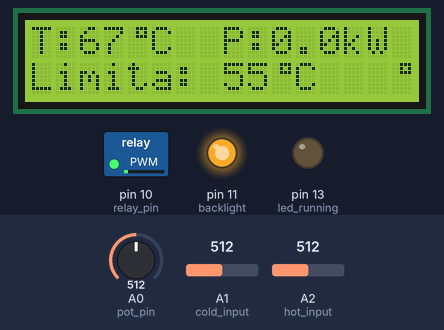
This sketch was run on a simulated Arduino Uno, built with avr-gcc and run on an emulated ATmega328P. Parts: 16×2 character LCD, switched loads named in the sketch (green lamp = pin HIGH), output pins drawn as LEDs (lit = HIGH). Inputs (shaded band) come from the test bench; at power-on: A1 (cold_input) = 512, A0 (pot_pin) = 512, A2 (hot_input) = 512.

Above: at 1.5 s.
1.6 s: A1 (cold_input) set to 696
At 2.3 s:
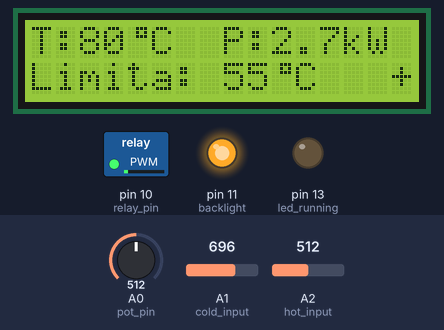
4.6 s: A1 (cold_input) set to 731
At 7.5 s:
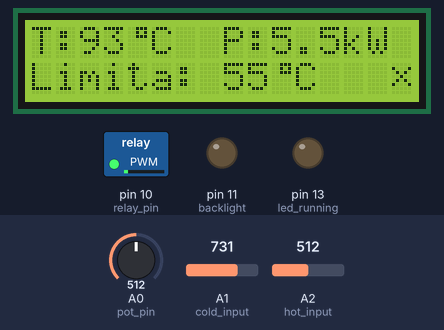
7.6 s: A1 (cold_input) set to 0
At 9.2 s:
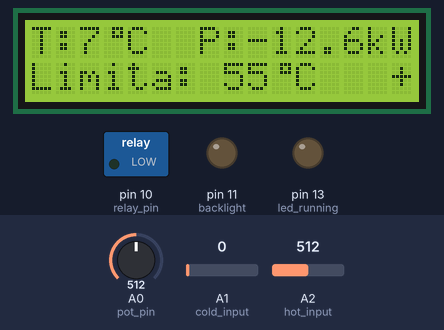
10.6 s: A0 (pot_pin) set to 710
At 12.2 s:
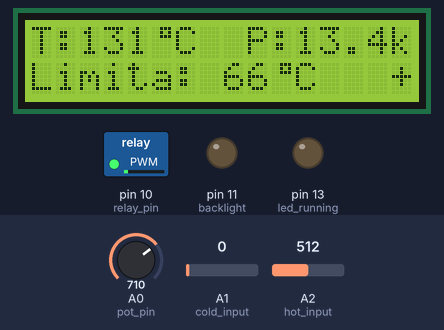
12.8 s: A2 (hot_input) set to 710
At 15.4 s:
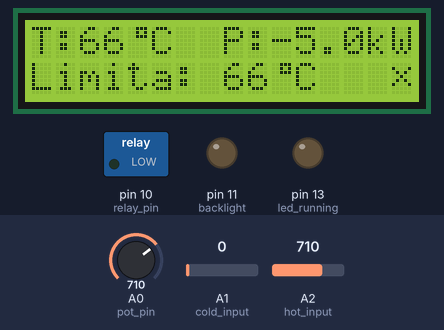
15.8 s: A2 (hot_input) set to 716
At 18.4 s:
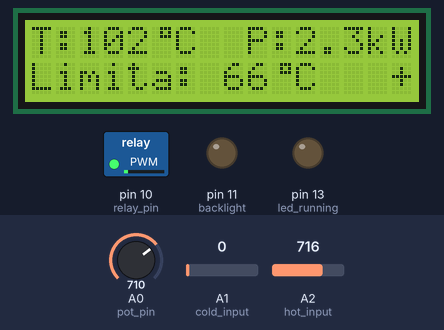
Timing chart, 0 to 18.6 s (numbered marks = the images above; inputs shaded):
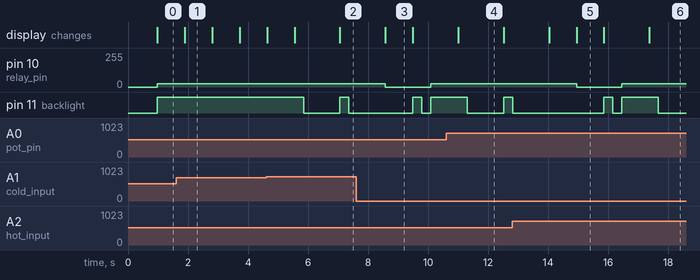

Measured:
- the behaviour switches between 713 and 714 on A1 (cold_input) (found by bisection; images 1 and 2)
- after the input at 4.6 s, pin 11 (backlight): HIGH → LOW after 1.3 s, → HIGH 1.2 s later, → LOW 0.30 s later; the display: first differs from a run without the input after 0.95 s (image 2 shows a later state)
- after the input at 7.6 s, pin 10 (relay_pin): 25/255 → 0/255 after 0.98 s, → 25/255 1.5 s later; the display: changes after 0.98 s (image 3)
- what the display in image 1 shows lasts 0.9 s, from 1.9 s to 2.8 s
- what the display in image 4 shows lasts 1.5 s, from 11.0 s to 12.5 s

The sketch:

thermo.ino
```cpp
/*
Name:    Thermo.ino
Created: 8/27/2018 8:51:46 PM
Author:  Marian
*/

/*
Features:
*maintain water temperature at a set value
*turn off under a certain threshold
*LCD light on or off
*output power measurement (kW)
*energy used in the last 12h (kWh)
*/
//built using Visual Micro
#pragma GCC push_options
#pragma GCC optimize ("O3")
#include <TimerOne.h>			//using https://github.com/PaulStoffregen/TimerOne
#include <math.h>
#include <LiquidCrystal.h>
//PINS:
//pins used for the LCD interface
const uint8_t rs = 2, en = 3, d4 = 9, d5 = 8, d6 = 7, d7 = 6;

//hot water thermistor pin, Analog
const uint8_t hot_input = A2;
//cold water thermistor pin, Analog
const uint8_t cold_input = A1;

//value input, Analog
const uint8_t pot_pin = A0;

//relay control pin, Digital
const uint8_t relay_pin = 10;

const uint8_t backlight = 11;

const uint8_t led_running = 13;

//number of values samples before using the average
const uint8_t n_samples = 3;

//Globals:

//LCD object init
LiquidCrystal lcd(rs, en, d4, d5, d6, d7);

//threshold to be set by the pot
uint16_t threshold;

int temp_hot, temp_cold;  //temperature in deg. C

bool running=false;			//pump running or not
bool led_state = false;

//timing variables
unsigned long lastUpdate = 0;

//sampling vars
uint16_t samples_hot[10], samples_cold[10], samples_threshold[10];

//power output
float power = 0;

//bool for display purposes: + = 1, x = 2
uint8_t show_mode = 0;

//custom chars for the LCD
byte degree[8] = {
	B00111,
	B00101,
	B00111,
	B00000,
	B00000,
	B00000,
	B00000
};
byte running_symbol[2][8] = { {
	B00000,

	B00100,
	B00100,
	B11111,
	B00100,
	B00100,

	B00000
},{
	B00000,

	B10001,
	B01010,
	B00100,
	B01010,
	B10001,

	B00000
} };
//temperature map. temp[resistance in kOhms] = temperature;
const float temp[101] = {159.9, 152.2, 144.9, 138, 131.4, 125.2, 119.4, 113.8, 108.5, 103.5,
					98, 942, 89.9, 85.8, 81.9, 78.2, 74.7, 71.4, 68.2, 65.2,
					62.3, 59.6, 57, 54.5, 52.2, 50, 47.8, 45.8, 43.8, 42, 40.2,
					38.5, 36.9, 35.4, 33.9, 32.6, 31.2, 29.9, 28.7, 27.6, 26.5,
					25.4, 24.4, 23.4, 22.5, 21.6, 20.8, 20, 19.2, 18.4, 17.9,
					17.1, 16.4, 15.8, 15.2, 14.6, 14.1, 13.5, 13, 12.6, 12.1,
					11.7, 11.2, 10.8, 10.4, 10, 9.7, 9.4, 9, 8.7, 8.4,
					8.1, 7.8, 7.5, 7.3, 7, 6.8, 6.5, 6.3, 6.1, 5.9,
					5.7, 5.5, 5.3, 5.1, 5, 4.8, 4.7, 4.5, 4.4, 4.2,
					4.1, 3.9, 3.8, 3.7, 3.6, 3.5, 3.4, 3.3, 3.2, 3.1};
void configureIO() {
	Timer1.initialize(25);		//25us = 40KHz
	analogReference(EXTERNAL);	//external 2.5V reference for the thermistors and threshold pot
	pinMode(hot_input, INPUT);
	pinMode(cold_input, INPUT);
	pinMode(pot_pin, INPUT);
	pinMode(relay_pin, OUTPUT);
	pinMode(backlight, OUTPUT);
	pinMode(led_running, OUTPUT);
}

void startPump() {
	if (!running) {
		running = true;
		Timer1.pwm(relay_pin, 100);	//40KHz @ 10% duty cycle to the gate drive transformer
		digitalWrite(backlight, HIGH);
	}
}

void stopPump() {
	if (running) {
		running = false;
		Timer1.pwm(relay_pin, 0);	//0% duty cycle
		digitalWrite(backlight, LOW);
	}
}

void warnTemperature() {
	digitalWrite(backlight, HIGH);
	delay(300);
	digitalWrite(backlight, LOW);
	delay(300);
}

int getTempFromTable(float resistance) {
	/*
		Find the closest aproximation of the temperature from the temp map
		resistance given in Ohms
	*/

	resistance /= 1000;
	int middle, left = 0, right = 100;
	while (true) {
		middle = (left + right) / 2;

		if (left - right <= 4) {
			float min_delta = 99;
			int idx;
			for (int i = left; i <= right; i++) {
				float delta = abs(resistance - temp[i]);
				if (delta < min_delta) {
					min_delta = delta;
					idx = i;
				}
			}
			return idx;
		}
		else if (temp[middle] >= resistance) {
			//search in the right half
			left = middle;
		}
		else {
			//search in the left half
			right = middle;
		}
	}
}

void getTemperature() {
	/*
	convert avg_cold, avg_hot to deg. C using the Stein-Hart equation
	*/
	//read the voltage and compute the resistance

	double r_hot, r_cold;
	double Vout_hot, Vout_cold;
	double Vref_intern = 5;	//used internally, 5V=1023
	double Vref = 4.52;	//thermistor voltage
	double Rg_hot = 9560, Rg_cold=9560;	//resistance of the pull down resistors for the hot and cold thermistors
	//get average
	uint16_t avg_hot = 0;
	uint16_t avg_cold = 0;
	for (int i = 0; i < n_samples; i++) {
		avg_hot += samples_hot[i];
		avg_cold += samples_cold[i];
	}
	avg_hot /= n_samples;
	avg_cold /= n_samples;

	Vout_hot = avg_hot / 1023.0F*Vref;

	Vout_cold = avg_cold / 1023.0F*Vref;
	//for 10k Rg
	r_hot = (Rg_hot*Vref) / Vout_hot - Rg_hot;
	r_cold = (Rg_cold*Vref) / Vout_cold - Rg_cold;

	//get the temperature from resistance and convert to Celsius
	temp_hot = getTempFromTable(r_hot);
	temp_cold = getTempFromTable(r_cold);
}

void getPower() {
	/*
	Get the power output and update the energy used
	*/
	//the flow of the pump in kg/s
	float flow = 0.05;
	power = (temp_hot - temp_cold)*4.2*flow;
}

void updateDisplay() {
	/*
	Update the display with current temperature, power, threshold and the running symbol
	T:47*C P:24.4kW
	Total: 1112kWh +
	*/
	lcd.clear();
	lcd.setCursor(0, 0);
	lcd.print("T:");
	lcd.print(temp_hot);
	lcd.write(byte(0));
	lcd.print("C  ");
	lcd.print("P:");
	lcd.print(power, 1);
	lcd.print("kW");
	lcd.setCursor(0, 1);
	lcd.print("Limita: ");
	lcd.print(threshold);
	lcd.write(byte(0));
	lcd.print("C ");
	lcd.print("  ");
	lcd.write(byte(show_mode));
	//toggle the running symbol when the pump is started
	show_mode == 1 && running ? show_mode = 2 : show_mode = 1;
}

void setup() {
	lcd.createChar(0, degree);
	lcd.createChar(1, running_symbol[0]);
	lcd.createChar(2, running_symbol[1]);
	lcd.begin(16, 2);
	lcd.print("Configuring...");
	configureIO();
}

// the loop function runs over and over again until power down or reset
void loop() {

	//threshold temperature from 25 to 85 degrees C
	threshold = map(analogRead(pot_pin), 0, 1023, 25, 85);

	if (millis() - lastUpdate > 700) {

		getTemperature();
		getPower();
		//update display
		updateDisplay();
		if (temp_hot > 90) {
			warnTemperature();
		}

		if (temp_hot <= threshold) {
			stopPump();
		}
		else {
			startPump();
		}
		//toggle the LED
		digitalWrite(led_running, led_state);
		led_state != led_state;

		lastUpdate = millis();
	}
	else {
		//get samples
		for(int sample=0; sample<n_samples; sample++) {
			samples_cold[sample] = analogRead(hot_input);
			samples_hot[sample] = analogRead(cold_input);
			samples_threshold[sample] = analogRead(pot_pin);
			delay(100);
		}
	}
}

#pragma GCC pop_option
```
